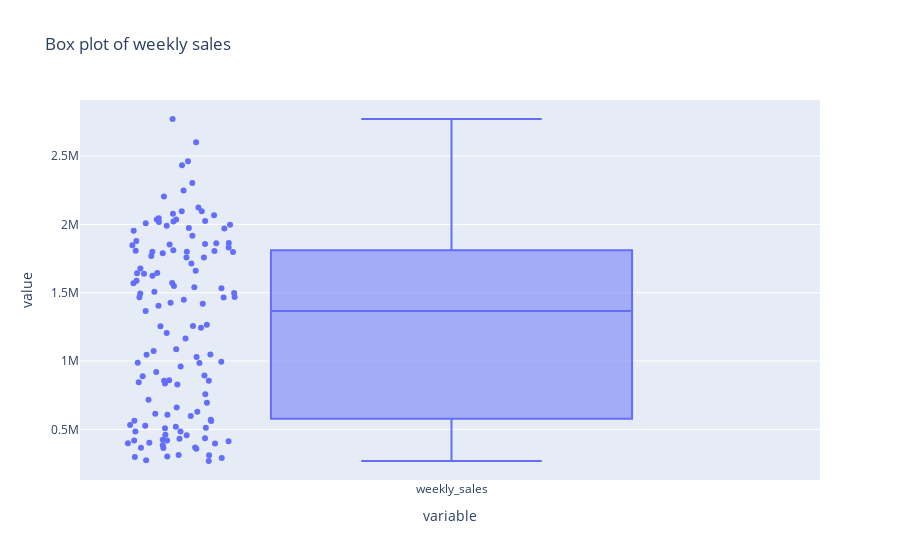

This figure's notebook cell:
### Markdown cell above
How is the distribution of weekly_sales?

### Code cell
fig = px.box(df["weekly_sales"], points="all", title= "Box plot of weekly sales")
fig.show()

### Figure 1 — Plotly figure (JSON) as saved in the notebook; plotly's stock layout.template omitted (floating-point values rounded to 4 significant figures; data arrays with more than 128 entries replaced by an {"elided": "..."} marker saying what was removed)
{"data": [{"alignmentgroup": "True", "boxpoints": "all", "hovertemplate": "variable=%{x}<br>value=%{y}<extra></extra>", "legendgroup": "", "marker": {"color": "#636efa"}, "name": "", "notched": false, "offsetgroup": "", "orientation": "v", "showlegend": false, "type": "box", "x": {"elided": "131 str values"}, "x0": " ", "xaxis": "x", "y": {"elided": "131 float values"}, "y0": " ", "yaxis": "y"}], "layout": {"boxmode": "group", "legend": {"tracegroupgap": 0}, "title": {"text": "Box plot of weekly sales"}, "xaxis": {"anchor": "y", "domain": [0, 1], "title": {"text": "variable"}}, "yaxis": {"anchor": "x", "domain": [0, 1], "title": {"text": "value"}}}}
